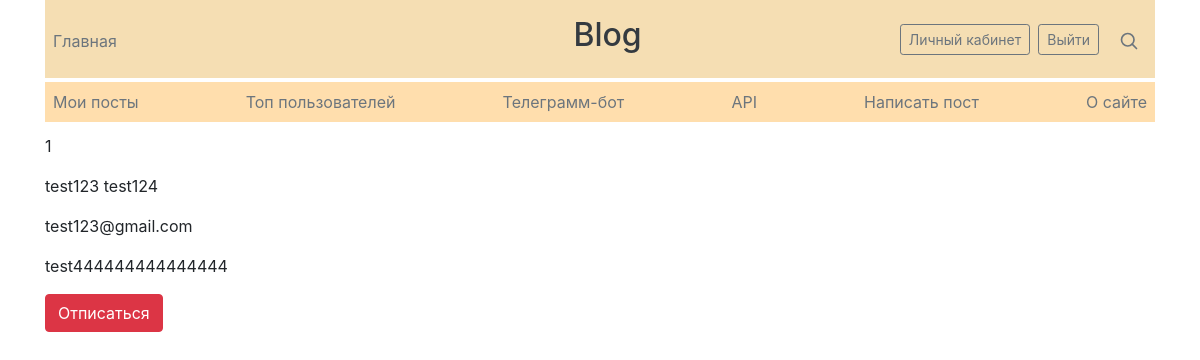
The page /users/1 (signed in) on the database its author committed.
### data/users.py (models this page shows, shortened)
class User(SqlAlchemyBase, UserMixin, SerializerMixin):
    __tablename__ = 'users'
    id = sqlalchemy.Column(sqlalchemy.Integer,
                           primary_key=True, autoincrement=True)
    surname = sqlalchemy.Column(sqlalchemy.String, nullable=True)
    name = sqlalchemy.Column(sqlalchemy.String, nullable=True)
    about = sqlalchemy.Column(sqlalchemy.String, nullable=True)
    email = sqlalchemy.Column(sqlalchemy.String,
                              index=True, unique=True, nullable=True)
    hashed_password = sqlalchemy.Column(sqlalchemy.String, nullable=True)
    posts = orm.relation("Post", back_populates='author')
    followed = orm.relationship('User',
                                secondary=followers,
                                primaryjoin=(followers.c.follower_id == id),
                                secondaryjoin=(followers.c.followed_id == id),
                                backref=orm.backref('followers', lazy='dynamic'),
                                lazy='dynamic')
    def is_following(self, user):
        return self.followed.filter(followers.c.followed_id == user.id).count() > 0

### main.py (the view)
@app.route("/users/<int:id>")
def user_by_id(id):
    db_sess = db_session.create_session()
    user = db_sess.query(User).get(id)
    cur_user = db_sess.query(User).get(current_user.id)  # Текущий пользователь
    is_subscribed = cur_user.is_following(user)
    if not user:
        abort(404)
    return render_template("user.html",
                           title=f'{user.name} {user.surname}',
                           user=user, is_subscribed=is_subscribed)

### data/db_session.py (called while the page is built)
def create_session() -> Session:
    global __factory
    return __factory()

### main.py (called while the page is built)
@login_manager.user_loader
def load_user(user_id):
    db_sess = db_session.create_session()
    return db_sess.query(User).get(user_id)

### templates/user.html
{% extends "base.html" %}
{% block content %}
    <p>{{ user.id }}</p>
    <p>{{ user.surname }} {{ user.name }}</p>
    <p>{{ user.email }}</p>
    <p>{{ user.about }}</p>
    {% if not is_subscribed %}
        <a class="btn btn-primary" href="/users/{{ user.id }}/subscribe">
            Подписаться</a>
    {% else %}
        <a class="btn btn-danger" href="/users/{{ user.id }}/unsubscribe">
            Отписаться</a>
    {% endif %}
{% endblock %}

### rows shown on the page
User: id "1", surname "test123", name "test124", email "test123@gmail.com", about "test444444444444444"
